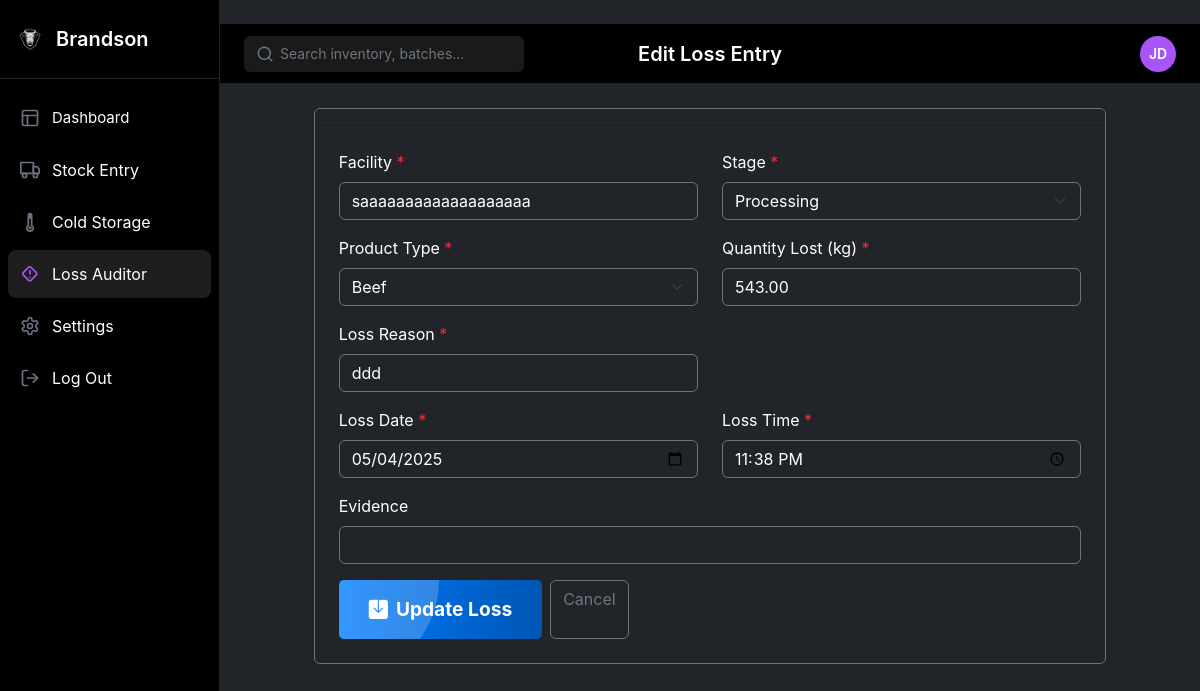
/p2/editloss.php?id=35, run on the app's committed database.
### tables this page shows
CREATE TABLE `loststock` (
  `loss_id` int(11) UNSIGNED NOT NULL,
  `date_time` datetime NOT NULL,
  `facility` varchar(255) NOT NULL,
  `stage` varchar(255) NOT NULL,
  `product_type` varchar(255) NOT NULL,
  `quantity_lost` decimal(10,2) NOT NULL,
  `loss_reason` text NOT NULL,
  `evidence` varchar(255) DEFAULT NULL,
  `created_at` timestamp NOT NULL DEFAULT current_timestamp()
);

### p2/includes/functions.php (called while the page is built, shortened)
<?php
function sanitize($input) {
    return htmlspecialchars(trim($input), ENT_QUOTES, 'UTF-8');
}

### p2/editloss.php (the view, shortened to what this page needs)
<?php
include 'includes/dbConnection.php';
include 'includes/functions.php';
$lossData = null;
if ($_SERVER['REQUEST_METHOD'] === 'GET' && isset($_GET['id']) && is_numeric($_GET['id'])) {
    $loss_id = sanitize($_GET['id']);
    $sql_fetch = "SELECT loss_id, date_time, facility, stage, product_type, quantity_lost, loss_reason, evidence FROM loststock WHERE loss_id = ?";
    if ($stmt_fetch = $conn->prepare($sql_fetch)) {
        $stmt_fetch->bind_param("i", $loss_id);
        $stmt_fetch->execute();
        $result_fetch = $stmt_fetch->get_result();
        if ($result_fetch->num_rows === 1) {
            $lossData = $result_fetch->fetch_assoc();
            list($lossData['lossDate'], $lossData['lossTime']) = explode(' ', $lossData['date_time']);
        } else {
            $_SESSION['error_message'] = "Loss entry not found.";
            header("Location: dashboard-1.php");
            exit();
        }
    } else {
        $_SESSION['error_message'] = "Database error fetching record: " . $conn->error;
        header("Location: dashboard-1.php");
        exit();
    }
} else {
    $_SESSION['error_message'] = "Invalid request.";
    header("Location: dashboard-1.php");
    exit();
}
?>
<!DOCTYPE html>
<html lang="en">
<head>
    <link href="https://cdn.jsdelivr.net/npm/bootstrap@5.3.2/dist/css/bootstrap.min.css" rel="stylesheet">
    <link rel="stylesheet" href="https://cdn.jsdelivr.net/npm/bootstrap-icons@1.11.1/font/bootstrap-icons.css">
    <link rel="stylesheet" href="css/styles3.css">
</head>
<body class="bg-dark text-light">
    <div class="app-container">
          <aside class="sidebar">
            <div class="sidebar-header">
                <div class="logo">
                    <img src="logo.png" alt="Brandson Logo" width="28" height="28">
                    <span class="brand-name">Brandson</span>
                </div>
            </div>
            <nav class="sidebar-nav">
                <a href="../samiul/dashboard.php" class="nav-item ">
                    <span class="nav-item-dashboard">Dashboard</span>
                </a>
                <a href="../samiul/add_stock.php" class="nav-item">
                    <span class="nav-item-name">Stock Entry</span>
                </a>
                <a href="../muaz/dashboard-template.php" class="nav-item">
    <span class="nav-item-name">Cold Storage</span>
</a>
<a href="..\jugumaya\dashboard-1.php" class="nav-item active">
    <span class="nav-item-name">Loss Auditor</span>
</a>
                <a href="#" class="nav-item">
                    <span class="nav-item-name">Settings</span>
                </a>
                <a href="#" class="nav-item">
                    <span class="nav-item-name">Log Out</span>
                </a>
            </nav>
        </aside>
        <main class="main-content">
            <header class="header">
                <div class="search-container">
                    <svg xmlns="http://www.w3.org/2000/svg" width="18" height="18" viewBox="0 0 24 24" fill="none" stroke="currentColor" stroke-width="2" stroke-linecap="round" stroke-linejoin="round" class="search-icon">
                        <circle cx="11" cy="11" r="8"></circle>
                        <line x1="21" y1="21" x2="16.65" y2="16.65"></line>
                    </svg>
                    <input type="text" placeholder="Search inventory, batches..." class="search-input">
                </div>
                <h1 class="page-title">Edit Loss Entry</h1> <div class="profile-container">
                    <button id="profileButton" class="profile-button">
                        <div class="profile-avatar">JD</div>
                    </button>
                </div>
            </header>
            <div class="container py-4">
                 <div class="row justify-content-center">
                    <div class="col-lg-10">
                        <div class="card bg-dark border-secondary mb-4">
                            <div class="card-header bg-dark ">
                            </div>
                            <div class="card-body p-4">
                                <?php if ($lossData): ?>
                                     <form method="POST" action="editloss.php">
                                        <div class="row mb-3">
                                            <div class="col-md-6">
                                                <label for="facility" class="form-label text-white">Facility <span class="text-danger">*</span></label>
                                                <input type="text" class="form-control bg-dark text-white border-secondary" id="facility" name="facility" value="<?= htmlspecialchars($lossData['facility']) ?>" required>
                                            </div>
                                            <div class="col-md-6">
                                                <label for="stage" class="form-label text-white">Stage <span class="text-danger">*</span></label>
                                                <select class="form-select bg-dark text-white border-secondary" id="stage" name="stage" required>
                                                    <option value="Processing" <?= ($lossData['stage'] === 'Processing') ? 'selected' : '' ?>>Processing</option>
                                                </select>
                                            </div>
                                        </div>
                                        <div class="row mb-3">
                                            <div class="col-md-6">
                                                <label for="productType" class="form-label text-white">Product Type <span class="text-danger">*</span></label>
                                                <select class="form-select bg-dark text-white border-secondary" id="productType" name="productType" required>
                                                     <option value="Beef" <?= ($lossData['product_type'] === 'Beef') ? 'selected' : '' ?>>Beef</option>
                                                </select>
                                            </div>
                                            <div class="col-md-6">
                                                <label for="quantityLost" class="form-label text-white">Quantity Lost (kg) <span class="text-danger">*</span></label>
                                                <input type="number" class="form-control bg-dark text-white border-secondary" id="quantityLost" name="quantityLost" step="0.01" min="0.01" value="<?= htmlspecialchars($lossData['quantity_lost']) ?>" required>
                                            </div>
                                        </div>
                                        <div class="row mb-3">
                                            <div class="col-md-6">
                                                <label for="lossReason" class="form-label text-white">Loss Reason <span class="text-danger">*</span></label>
                                                <input type="text" class="form-control bg-dark text-white border-secondary" id="lossReason" name="lossReason" value="<?= htmlspecialchars($lossData['loss_reason']) ?>" required>
                                            </div>
                                        </div>
                                         <div class="row mb-3">
                                            <div class="col-md-6">
                                                <label for="lossDate" class="form-label text-white">Loss Date <span class="text-danger">*</span></label>
                                                <input type="date" class="form-control bg-dark text-white border-secondary" id="lossDate" name="lossDate" value="<?= htmlspecialchars($lossData['lossDate'] ?? '') ?>" required>
                                            </div>
                                            <div class="col-md-6">
                                                <label for="lossTime" class="form-label text-white">Loss Time <span class="text-danger">*</span></label>
                                                 <input type="time" class="form-control bg-dark text-white border-secondary" id="lossTime" name="lossTime" value="<?= htmlspecialchars($lossData['lossTime'] ?? '') ?>" required>
                                            </div>
                                        </div>
                                         <div class="row mb-3">
                                            <div class="col-md-12">
                                                 <label for="evidence" class="form-label text-white">Evidence</label>
                                                 <input type="text" class="form-control bg-dark text-white border-secondary" id="evidence" name="evidence" value="<?= htmlspecialchars($lossData['evidence'] ?? '') ?>">
                                            </div>
                                        </div>
                                        <div class="d-flex gap-2">
                                            <button type="submit" class="btn-modern-update">
                                                 <div class="btn-content">
                                                    <i class="bi bi-save-fill me-2"></i>
                                                    <span>Update Loss</span>
                                                </div>
                                                <div class="btn-glow"></div>
                                            </button>
                                             <a href="dashboard-1.php" class="btn btn-outline-secondary">Cancel</a>
                                        </div>
                                    </form>
                                <?php else: ?>
                                    <p class="text-white text-center">Loss entry not found or invalid request.</p>
                                <?php endif; ?>
                            </div>
                        </div>
                    </div>
                </div>
            </div>
        </main>
    </div>
</body>
</html>

### p2/css/styles3.css (style rules this page uses)
:root { --bs-purple: #a855f7; --bs-pink: #ec4899; --bs-orange: #f97316; --bs-blue: #3b82f6; --bs-gray: #6b7280; --sidebar-width: 220px; --sidebar-bg: #000000; --sidebar-hover: #1a1a1a; --sidebar-active: #1e1e1e; --header-height: 60px; --content-bg: #000000; --card-bg: #0a0a0a; --border-color: #222222; }
* { margin: 0; padding: 0; box-sizing: border-box; }
body { font-family: "Inter", -apple-system, BlinkMacSystemFont, "Segoe UI", Roboto, Oxygen, Ubuntu, Cantarell, "Open Sans", "Helvetica Neue", sans-serif; background-color: var(--content-bg); color: #ffffff; line-height: 1.5; overflow-x: hidden; }
.app-container { display: flex; width: 100%; height: 100vh; overflow: hidden; }
.sidebar { width: var(--sidebar-width); background-color: var(--sidebar-bg); border-right: 1px solid var(--border-color); height: 100vh; position: fixed; top: 0; left: 0; z-index: 10; overflow-y: auto; transition: all 0.3s ease; }
.sidebar-header { padding: 1.5rem 1rem; border-bottom: 1px solid var(--border-color); }
.logo { display: flex; align-items: center; gap: 0.75rem; }
.brand-name { font-size: 1.25rem; font-weight: 600; color: #ffffff; }
.sidebar-nav { display: flex; flex-direction: column; padding: 1rem 0.5rem; gap: 0.25rem; }
.nav-item { display: flex; align-items: center; padding: 0.75rem; color: #ffffff; text-decoration: none; border-radius: 0.5rem; transition: all 0.2s ease; }
.nav-item .icon { margin-right: 0.75rem; color: var(--bs-gray); }
.nav-item-dashboard { font-size: 0.9375rem; }
.nav-item.active { background-color: var(--sidebar-active); }
.nav-item.active .icon { color: var(--bs-purple); }
.main-content { margin-left: var(--sidebar-width); width: calc(100% - var(--sidebar-width)); height: 100vh; overflow-y: auto; overflow-x: hidden; }
.header { height: var(--header-height); display: flex; align-items: center; justify-content: space-between; padding: 0 1.5rem; border-bottom: 1px solid var(--border-color); position: sticky; top: 0; background-color: var(--content-bg); z-index: 5; }
.search-container { position: relative; width: 280px; }
.search-input { background-color: #1a1a1a; border: none; border-radius: 6px; color: #ffffff; padding: 0.5rem 1rem 0.5rem 2.25rem; width: 100%; height: 36px; font-size: 0.875rem; }
.search-input::placeholder { color: #6c757d; }
.search-icon { position: absolute; left: 0.75rem; top: 50%; transform: translateY(-50%); color: #6c757d; }
.page-title { font-size: 1.25rem; font-weight: 600; margin: 0; color: #ffffff; position: absolute; left: 50%; transform: translateX(-50%); }
.profile-container { position: relative; }
.profile-button { background: none; border: none; cursor: pointer; padding: 0; display: flex; align-items: center; justify-content: center; }
.profile-avatar { width: 36px; height: 36px; border-radius: 50%; background-color: var(--bs-purple); color: white; display: flex; align-items: center; justify-content: center; font-weight: 600; font-size: 0.875rem; transition: all 0.2s ease; }

### p2/editloss.php (style rules this page uses)
.btn-modern-update { position: relative; padding: 15px 30px; border: none; background: linear-gradient(to right, #007bff, #0056b3); color: #fff; font-size: 1.2em; font-weight: bold; border-radius: 5px; overflow: hidden; cursor: pointer; transition: transform 0.3s ease; }
.btn-modern-update .btn-content { position: relative; z-index: 2; display: flex; align-items: center; }
.btn-modern-update .btn-glow { position: absolute; top: var(--y, 0); left: var(--x, 0); transform: translate(-50%, -50%); width: 200px; height: 200px; background: rgba(255, 255, 255, 0.2); border-radius: 50%; z-index: 1; transition: width 0.4s ease, height 0.4s ease; }

### data on the page
loststock: facility "saaaaaaaaaaaaaaaaaaa", stage "Processing", productType "Beef", quantityLost "543.00", lossReason "ddd"
